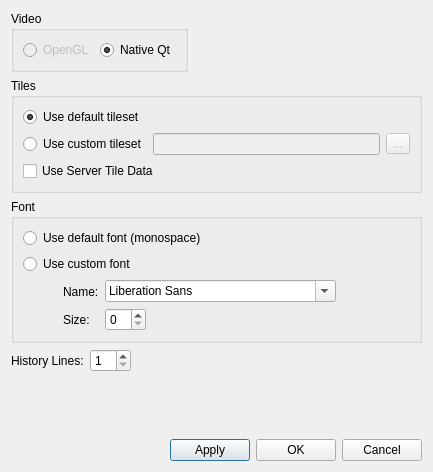
<?xml version="1.0" encoding="UTF-8"?>
<ui version="4.0">
 <class>GraphicsSettingsDialog</class>
 <widget class="QDialog" name="GraphicsSettingsDialog">
  <property name="geometry">
   <rect>
    <x>0</x>
    <y>0</y>
    <width>433</width>
    <height>472</height>
   </rect>
  </property>
  <property name="windowTitle">
   <string>Graphics Settings</string>
  </property>
  <layout class="QVBoxLayout" name="verticalLayout_6">
   <item>
    <layout class="QHBoxLayout" name="horizontalLayout_5">
     <item>
      <widget class="QGroupBox" name="videoGroup">
       <property name="title">
        <string>Video</string>
       </property>
       <layout class="QVBoxLayout" name="verticalLayout">
        <item>
         <layout class="QHBoxLayout" name="horizontalLayout">
          <item>
           <widget class="QRadioButton" name="openGLButton">
            <property name="enabled">
             <bool>false</bool>
            </property>
            <property name="toolTip">
             <string>&lt;html&gt;&lt;head/&gt;&lt;body&gt;&lt;p&gt;May provide better performance on some systems. (Could also be worse!)&lt;/p&gt;&lt;/body&gt;&lt;/html&gt;</string>
            </property>
            <property name="text">
             <string>OpenGL</string>
            </property>
           </widget>
          </item>
          <item>
           <widget class="QRadioButton" name="nativeQtButton">
            <property name="toolTip">
             <string>&lt;html&gt;&lt;head/&gt;&lt;body&gt;&lt;p&gt;The default rendering setting.&lt;/p&gt;&lt;/body&gt;&lt;/html&gt;</string>
            </property>
            <property name="text">
             <string>Native Qt</string>
            </property>
            <property name="checked">
             <bool>true</bool>
            </property>
           </widget>
          </item>
         </layout>
        </item>
       </layout>
      </widget>
     </item>
     <item>
      <spacer name="horizontalSpacer_3">
       <property name="orientation">
        <enum>Qt::Horizontal</enum>
       </property>
       <property name="sizeHint" stdset="0">
        <size>
         <width>40</width>
         <height>20</height>
        </size>
       </property>
      </spacer>
     </item>
    </layout>
   </item>
   <item>
    <layout class="QHBoxLayout" name="horizontalLayout_4">
     <item>
      <widget class="QGroupBox" name="tilesGroup">
       <property name="title">
        <string>Tiles</string>
       </property>
       <layout class="QVBoxLayout" name="verticalLayout_2">
        <item>
         <widget class="QRadioButton" name="defaultTilesetButton">
          <property name="text">
           <string>Use default tileset</string>
          </property>
          <property name="checked">
           <bool>true</bool>
          </property>
         </widget>
        </item>
        <item>
         <layout class="QHBoxLayout" name="horizontalLayout_2">
          <item>
           <widget class="QRadioButton" name="customTilesetButton">
            <property name="text">
             <string>Use custom tileset</string>
            </property>
           </widget>
          </item>
          <item>
           <widget class="QLineEdit" name="tilesetBox">
            <property name="enabled">
             <bool>false</bool>
            </property>
            <property name="readOnly">
             <bool>true</bool>
            </property>
           </widget>
          </item>
          <item>
           <widget class="QToolButton" name="selectTilesetButton">
            <property name="enabled">
             <bool>false</bool>
            </property>
            <property name="text">
             <string>...</string>
            </property>
           </widget>
          </item>
         </layout>
        </item>
        <item>
         <widget class="QCheckBox" name="serverTilesBox">
          <property name="toolTip">
           <string>Provides better tile matching when vt_tiledata is enabled in the Nethack options.</string>
          </property>
          <property name="text">
           <string>Use Server Tile Data</string>
          </property>
         </widget>
        </item>
       </layout>
      </widget>
     </item>
    </layout>
   </item>
   <item>
    <widget class="QGroupBox" name="groupBox">
     <property name="title">
      <string>Font</string>
     </property>
     <layout class="QVBoxLayout" name="verticalLayout_5">
      <item>
       <widget class="QRadioButton" name="defaultFontButton">
        <property name="text">
         <string>Use default font (monospace)</string>
        </property>
        <attribute name="buttonGroup">
         <string notr="true">buttonGroup</string>
        </attribute>
       </widget>
      </item>
      <item>
       <widget class="QRadioButton" name="customFontButton">
        <property name="sizePolicy">
         <sizepolicy hsizetype="MinimumExpanding" vsizetype="Fixed">
          <horstretch>0</horstretch>
          <verstretch>0</verstretch>
         </sizepolicy>
        </property>
        <property name="text">
         <string>Use custom font</string>
        </property>
        <attribute name="buttonGroup">
         <string notr="true">buttonGroup</string>
        </attribute>
       </widget>
      </item>
      <item>
       <layout class="QHBoxLayout" name="horizontalLayout_9">
        <item>
         <spacer name="horizontalSpacer_5">
          <property name="orientation">
           <enum>Qt::Horizontal</enum>
          </property>
          <property name="sizeType">
           <enum>QSizePolicy::Fixed</enum>
          </property>
          <property name="sizeHint" stdset="0">
           <size>
            <width>40</width>
            <height>20</height>
           </size>
          </property>
         </spacer>
        </item>
        <item>
         <layout class="QVBoxLayout" name="verticalLayout_4">
          <item>
           <widget class="QLabel" name="label_2">
            <property name="text">
             <string>Name:</string>
            </property>
           </widget>
          </item>
          <item>
           <widget class="QLabel" name="label">
            <property name="text">
             <string>Size:</string>
            </property>
           </widget>
          </item>
         </layout>
        </item>
        <item>
         <layout class="QVBoxLayout" name="verticalLayout_3">
          <item>
           <layout class="QHBoxLayout" name="horizontalLayout_8">
            <item>
             <widget class="QFontComboBox" name="customFontBox">
              <property name="sizePolicy">
               <sizepolicy hsizetype="Expanding" vsizetype="Fixed">
                <horstretch>0</horstretch>
                <verstretch>0</verstretch>
               </sizepolicy>
              </property>
             </widget>
            </item>
            <item>
             <spacer name="horizontalSpacer_6">
              <property name="orientation">
               <enum>Qt::Horizontal</enum>
              </property>
              <property name="sizeHint" stdset="0">
               <size>
                <width>40</width>
                <height>20</height>
               </size>
              </property>
             </spacer>
            </item>
           </layout>
          </item>
          <item>
           <layout class="QHBoxLayout" name="horizontalLayout_6">
            <item>
             <widget class="QSpinBox" name="customFontSizeBox"/>
            </item>
            <item>
             <spacer name="horizontalSpacer_2">
              <property name="orientation">
               <enum>Qt::Horizontal</enum>
              </property>
              <property name="sizeHint" stdset="0">
               <size>
                <width>40</width>
                <height>20</height>
               </size>
              </property>
             </spacer>
            </item>
           </layout>
          </item>
         </layout>
        </item>
       </layout>
      </item>
     </layout>
    </widget>
   </item>
   <item>
    <layout class="QHBoxLayout" name="horizontalLayout_7">
     <item>
      <widget class="QLabel" name="label_3">
       <property name="text">
        <string>History Lines:</string>
       </property>
      </widget>
     </item>
     <item>
      <widget class="QSpinBox" name="historyLinesBox">
       <property name="toolTip">
        <string>&lt;html&gt;&lt;head/&gt;&lt;body&gt;&lt;p&gt;The number of 'recent history' lines to display at the top of the gameplay area.&lt;/p&gt;&lt;/body&gt;&lt;/html&gt;</string>
       </property>
       <property name="minimum">
        <number>1</number>
       </property>
       <property name="maximum">
        <number>20</number>
       </property>
      </widget>
     </item>
     <item>
      <spacer name="horizontalSpacer_4">
       <property name="orientation">
        <enum>Qt::Horizontal</enum>
       </property>
       <property name="sizeHint" stdset="0">
        <size>
         <width>40</width>
         <height>20</height>
        </size>
       </property>
      </spacer>
     </item>
    </layout>
   </item>
   <item>
    <spacer name="verticalSpacer">
     <property name="orientation">
      <enum>Qt::Vertical</enum>
     </property>
     <property name="sizeHint" stdset="0">
      <size>
       <width>20</width>
       <height>24</height>
      </size>
     </property>
    </spacer>
   </item>
   <item>
    <layout class="QHBoxLayout" name="horizontalLayout_3">
     <item>
      <spacer name="horizontalSpacer">
       <property name="orientation">
        <enum>Qt::Horizontal</enum>
       </property>
       <property name="sizeHint" stdset="0">
        <size>
         <width>40</width>
         <height>20</height>
        </size>
       </property>
      </spacer>
     </item>
     <item>
      <widget class="QPushButton" name="applyButton">
       <property name="text">
        <string>Apply</string>
       </property>
      </widget>
     </item>
     <item>
      <widget class="QPushButton" name="okButton">
       <property name="text">
        <string>OK</string>
       </property>
      </widget>
     </item>
     <item>
      <widget class="QPushButton" name="cancelButton">
       <property name="text">
        <string>Cancel</string>
       </property>
      </widget>
     </item>
    </layout>
   </item>
  </layout>
 </widget>
 <resources/>
 <connections/>
 <buttongroups>
  <buttongroup name="buttonGroup"/>
 </buttongroups>
</ui>
